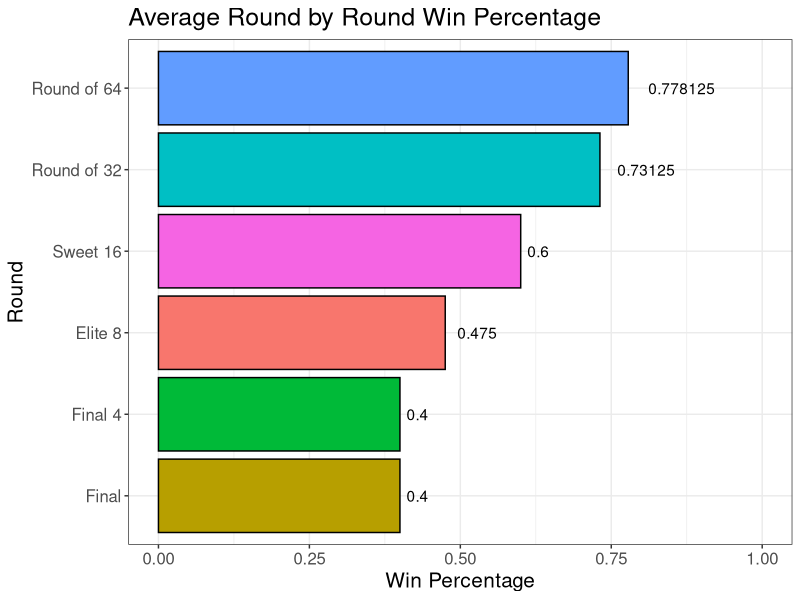
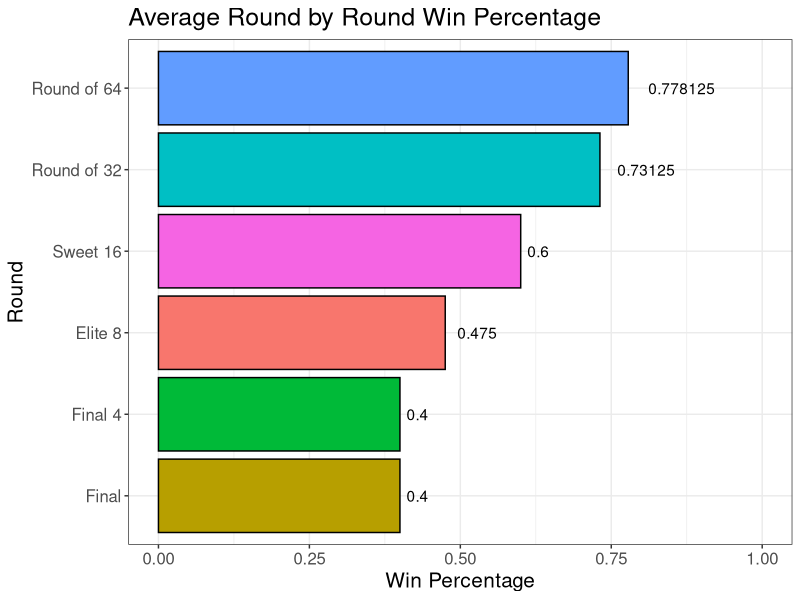

The R script that drew these images, in order:
## ---- chunk 1
library(tidyverse)
library(ggplot2)
## ---- chunk 2
data <- read_csv("winperc.csv")
 

plot <- ggplot(data=data, aes(y=data$`Win Percentage`, x=reorder(Round,`Win Percentage`), fill=data$Round)) + geom_bar(stat="identity", color="black") + coord_flip() + ylab("Win Percentage") + xlab("Round") + ggtitle("Average Round by Round Win Percentage") + theme_bw() + theme(legend.position = "none") + geom_text(aes(label=`Win Percentage`), hjust=-0.3, position=position_dodge(width=1), inherit.aes = TRUE) + ylim(c(0, 1)) + theme(text = element_text(size=15))

plot

ggsave("plot.jpeg",plot, width = 10.28, height=5.47)
## ---- chunk 3
                                                                                                  
                                                                                                  

